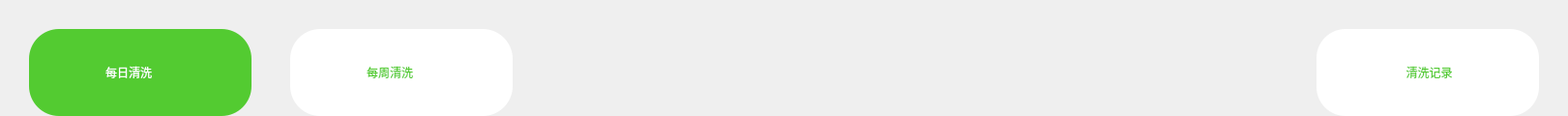
                 <widget class="QWidget" name="widget_53" native="true">
                  <layout class="QHBoxLayout" name="horizontalLayout_59">
                   <property name="spacing">
                    <number>40</number>
                   </property>
                   <property name="leftMargin">
                    <number>30</number>
                   </property>
                   <property name="topMargin">
                    <number>30</number>
                   </property>
                   <property name="rightMargin">
                    <number>30</number>
                   </property>
                   <property name="bottomMargin">
                    <number>0</number>
                   </property>
                   <item>
                    <widget class="QWidget" name="wbtn_clean_day" native="true">
                     <property name="minimumSize">
                      <size>
                       <width>230</width>
                       <height>90</height>
                      </size>
                     </property>
                     <property name="maximumSize">
                      <size>
                       <width>230</width>
                       <height>90</height>
                      </size>
                     </property>
                     <property name="styleSheet">
                      <string notr="true">QWidget#wbtn_clean_day{
	background-color:rgb(83, 203, 49);
	border-radius:31px;

}</string>
                     </property>
                     <layout class="QHBoxLayout" name="horizontalLayout_56">
                      <property name="spacing">
                       <number>10</number>
                      </property>
                      <property name="leftMargin">
                       <number>31</number>
                      </property>
                      <property name="topMargin">
                       <number>24</number>
                      </property>
                      <property name="bottomMargin">
                       <number>24</number>
                      </property>
                      <item>
                       <widget class="QLabel" name="icon_wbtn_clean_day">
                        <property name="minimumSize">
                         <size>
                          <width>38</width>
                          <height>42</height>
                         </size>
                        </property>
                        <property name="maximumSize">
                         <size>
                          <width>38</width>
                          <height>42</height>
                         </size>
                        </property>
                        <property name="styleSheet">
                         <string notr="true">border-image: url(:/icon/icon_clean_selected.png);</string>
                        </property>
                        <property name="text">
                         <string/>
                        </property>
                       </widget>
                      </item>
                      <item>
                       <widget class="QLabel" name="name_wbtn_clean_day">
                        <property name="styleSheet">
                         <string notr="true">	color:white;</string>
                        </property>
                        <property name="text">
                         <string>每日清洗</string>
                        </property>
                       </widget>
                      </item>
                     </layout>
                    </widget>
                   </item>
                   <item>
                    <widget class="QWidget" name="wbtn_clean_week" native="true">
                     <property name="minimumSize">
                      <size>
                       <width>230</width>
                       <height>90</height>
                      </size>
                     </property>
                     <property name="maximumSize">
                      <size>
                       <width>230</width>
                       <height>90</height>
                      </size>
                     </property>
                     <property name="styleSheet">
                      <string notr="true">QWidget#wbtn_clean_week{
	background-color:white;
	border-radius:31px;

}</string>
                     </property>
                     <layout class="QHBoxLayout" name="horizontalLayout_57">
                      <property name="spacing">
                       <number>10</number>
                      </property>
                      <property name="leftMargin">
                       <number>31</number>
                      </property>
                      <property name="topMargin">
                       <number>24</number>
                      </property>
                      <property name="bottomMargin">
                       <number>24</number>
                      </property>
                      <item>
                       <widget class="QLabel" name="icon_wbtn_clean_week">
                        <property name="minimumSize">
                         <size>
                          <width>38</width>
                          <height>42</height>
                         </size>
                        </property>
                        <property name="maximumSize">
                         <size>
                          <width>38</width>
                          <height>42</height>
                         </size>
                        </property>
                        <property name="styleSheet">
                         <string notr="true">border-image: url(:/icon/icon_clean_no_selected.png);</string>
                        </property>
                        <property name="text">
                         <string/>
                        </property>
                       </widget>
                      </item>
                      <item>
                       <widget class="QLabel" name="name_wbtn_clean_week">
                        <property name="styleSheet">
                         <string notr="true">color:rgb(83, 203, 49);</string>
                        </property>
                        <property name="text">
                         <string>每周清洗</string>
                        </property>
                       </widget>
                      </item>
                     </layout>
                    </widget>
                   </item>
                   <item>
                    <spacer name="horizontalSpacer_2">
                     <property name="orientation">
                      <enum>Qt::Horizontal</enum>
                     </property>
                     <property name="sizeHint" stdset="0">
                      <size>
                       <width>791</width>
                       <height>20</height>
                      </size>
                     </property>
                    </spacer>
                   </item>
                   <item>
                    <widget class="QPushButton" name="btn_clean_record">
                     <property name="minimumSize">
                      <size>
                       <width>230</width>
                       <height>90</height>
                      </size>
                     </property>
                     <property name="maximumSize">
                      <size>
                       <width>230</width>
                       <height>90</height>
                      </size>
                     </property>
                     <property name="styleSheet">
                      <string notr="true">QPushButton#btn_clean_record{
	background-color:white;
	border-radius:30px;
	border-radius:30px;
	color:rgb(83, 203, 49);
}
QPushButton#btn_clean_record:hover{
	background-color:rgb(44, 159, 97, 0.3);
	color:rgba(255,255,255,200);
	color:white;
	border-top-right-radius:30px;
	border-bottom-right-radius:30px;
}
QPushButton#btn_clean_record:pressed{
	padding-left:5px;
	padding-top:5px;
	background-color:rgb(44, 159, 97, 0.5);
	color:white;
	border-top-right-radius:30px;
	border-bottom-right-radius:30px;
}</string>
                     </property>
                     <property name="text">
                      <string> 清洗记录</string>
                     </property>
                     <property name="icon">
                      <iconset resource="../drawable/drawable.qrc">
                       <normaloff>:/icon/icon_clean_record_no_selected.png</normaloff>:/icon/icon_clean_record_no_selected.png</iconset>
                     </property>
                     <property name="iconSize">
                      <size>
                       <width>42</width>
                       <height>42</height>
                      </size>
                     </property>
                    </widget>
                   </item>
                  </layout>
                 </widget>
